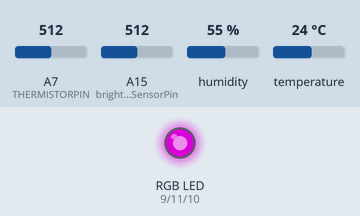
Simulated run of this sketch. Board: Arduino Mega 2560, built with avr-gcc and run on an emulated ATmega2560. Shown: an RGB LED mixed from three pins (HIGH = lit). Wiring (inferred from the names in the program): DHT11 sensor: data A14. Inputs (shaded band) come from the test bench; at power-on: A15 (brightnessSensorPin) = 512, A7 (THERMISTORPIN) = 512, humidity 55 %, temperature 24 °C. Dim RGB values are drawn brighter than linear; what the sketch prints to the serial monitor is not drawn.

Above: at 1.2 s.
1.3 s: A15 (brightnessSensorPin) set to 716
At 2.2 s:
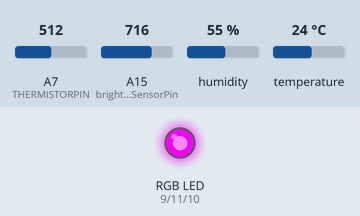
2.8 s: A15 (brightnessSensorPin) set to 306
At 3.4 s:
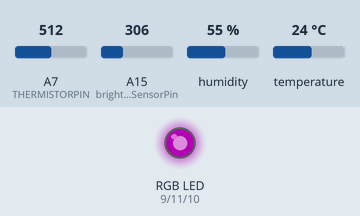
4.3 s: A15 (brightnessSensorPin) set to 40
At 5.7 s:
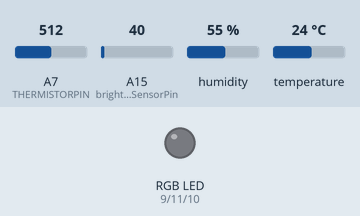
Timing chart, 0 to 7.3 s (numbered marks = the images above; inputs shaded):
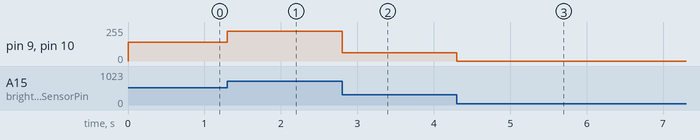

The sketch:

brightness-and-temperature-monitor.ino
```cpp
#include <LiquidCrystal.h>
#include <SimpleDHT.h>
SimpleDHT11 dht11;

// Some defaults for the Thermistor -> Temperature conversion
#define THERMISTORPIN A7 // The pin the thermistor is on
#define THERMISTORNOMINAL 8666 // resistance at 25 degrees C
#define TEMPERATURENOMINAL 25 // temp. for nominal resistance (almost always 25 C)
#define NUMSAMPLES 5 // how many samples to take and average, more takes longer but is more 'smooth'
#define BCOEFFICIENT 3950 // The beta coefficient of the thermistor (usually 3000-4000)
#define SERIESRESISTOR 10000  // the value of the 'other' resistor
uint16_t samples[NUMSAMPLES];
float R1 = 10000;
float logR2, R2, T;
float c1 = 1.009249522e-03, c2 = 2.378405444e-04, c3 = 2.019202697e-07;


// Set up pin inputs
int redpin = 9;
int bluepin = 10;
int greenpin = 11;
int temperaturePin = A13;
int humidityPin = A14;
int brightnessSensorPin = A15;

// Inital values
int brightnessSensorValue = 0;
int brightness = 0;
int lastBrightness = 0;
int normalBrightness = 0;
int ledChoice = 0;
int lastChoice = 0;
int temperatureValue = 0;

// Timers for the loops
unsigned long minuteCheckStartTime = 0;
unsigned long minuteLoopTime = 60000;
unsigned long minuteLoopStartTime = millis();

void setup() {
  analogReference(DEFAULT);
  Serial.begin(9600);
  Serial.println("starting");
  analogWrite(bluepin, 255);
  analogWrite(greenpin, 255);
  analogWrite(redpin, 255);
}

int currentHumidity() {
  // Get Humidity from the dht11 component
  // It returns temp and humidity, but temperature isn't very accurate
  // so we dont use it
  byte temperature = 0;
  byte humidity = 0;
  byte data[40] = {0};
  dht11.read(humidityPin, &temperature, &humidity, data);
  return (int)humidity;
}

float currentTemperature() {
  // Grabs a couple samples from the thermistor and averages them
  // Outputs the temperature in fahrenheit
  // https://en.wikipedia.org/wiki/Steinhart%E2%80%93Hart_equation
  float average;
  int i;
  // take N samples in a row, with a slight delay
  for (i=0; i< NUMSAMPLES; i++) {
   samples[i] = analogRead(THERMISTORPIN);
   delay(10);
  }

  // average all the samples out
  average = 0;
  for (i=0; i< NUMSAMPLES; i++) {
     average += samples[i];
  }
  average /= NUMSAMPLES;
  // convert the value to resistance
  average = 1023 / average - 1;
  average = SERIESRESISTOR / average;
  float steinhart;
  steinhart = average / THERMISTORNOMINAL;     // (R/Ro)
  steinhart = log(steinhart);                  // ln(R/Ro)
  steinhart /= BCOEFFICIENT;                   // 1/B * ln(R/Ro)
  steinhart += 1.0 / (TEMPERATURENOMINAL + 273.15); // + (1/To)
  steinhart = 1.0 / steinhart;                 // Invert
  steinhart -= 273.15;                         // convert to C
  return (steinhart  * 1.8 + 32);
}

void lightVisualization(){
  // When photoresistor reads brightness, pick a random 2 colors  and output them
  // on the RGB LED. Alternates colors when the light goes low
  lastBrightness = brightness;
  //Get Brightness from photoresistor
  brightnessSensorValue = analogRead(brightnessSensorPin);
  brightness =  constrain(map(brightnessSensorValue, 150, 800, 0, 255),0, 255);
  int ledChoices[] = {redpin,bluepin,greenpin};
  int nextChoice = 0;
  if(brightness < 50 and brightness > lastBrightness){

    if(ledChoice==2){
      ledChoice = 0;
    } else {
      ledChoice++;
    }
  }
   if (ledChoice==2){
      nextChoice = 0;
    } else {
      nextChoice = ledChoice + 1;
    }
    if (ledChoice==0){
      lastChoice = 2;
    } else {
      lastChoice = ledChoice - 1;
    }

  analogWrite(ledChoices[lastChoice],  0);
  analogWrite(ledChoices[ledChoice],  brightness);
  analogWrite(ledChoices[nextChoice], brightness);
}

void loop() {
  float temperature;
  int humidity;

  // Every minute, do this loop
  unsigned long minuteLoopTime = millis() - minuteLoopStartTime;
  if (minuteLoopTime > minuteLoopStartTime)
  {
    temperature = currentTemperature();
    humidity = currentHumidity();

    // Reset the timer
    minuteLoopStartTime = millis();
  }
  lightVisualization();
}
```

SimpleDHT.h
```cpp
// (licence header left out)
#ifndef __SIMPLE_DHT_H
#define __SIMPLE_DHT_H

#include <Arduino.h>

/*
    Simple DHT11

    Simple, Stable and Fast DHT11 library.

    The circuit:
    * VCC: 5V or 3V
    * GND: GND
    * DATA: Digital ping, for example, 2.

    23 Jan 2016 By winlin <winlin@vip.126.com>

    https://github.com/winlinvip/SimpleDHT#usage

*/
class SimpleDHT11 {
public:
    // to read from dht11.
    // @param pin the DHT11 pin.
    // @param ptemperature output, NULL to igore.
    // @param phumidity output, NULL to ignore.
    // @param pdata output 40bits sample, NULL to ignore.
    // @remark the min delay for this method is 1s.
    int read(int pin, byte* ptemperature, byte* phumidity, byte pdata[40]);
private:
    // confirm the OUTPUT is level in us,
    // for example, when DHT11 start sample, it will
    //    1. PULL LOW 80us, call confirm(pin, 80, LOW)
    //    2. PULL HIGH 80us, call confirm(pin, 80, HIGH)
    // @return 0 success; oterwise, error.
    // @remark should never used to read bits,
    //    for function call use more time, maybe never got bit0.
    // @remark please use simple_dht11_read().
    int confirm(int pin, int us, byte level);
    // @data the bits of a byte.
    // @remark please use simple_dht11_read().
    byte bits2byte(byte data[8]);
    // read temperature and humidity from dht11.
    // @param pin the pin for DHT11, for example, 2.
    // @param data a byte[40] to read bits to 5bytes.
    // @return 0 success; otherwise, error.
    // @remark please use simple_dht11_read().
    int sample(int pin, byte data[40]);
    // parse the 40bits data to temperature and humidity.
    // @remark please use simple_dht11_read().
    int parse(byte data[40], byte* ptemperature, byte* phumidity);
};

#endif
```

Measured:
- after the input at 1.3 s, pin 9 (redpin), pin 10 (bluepin): 142/255 → 222/255 at once
- after the input at 2.8 s, pin 9 (redpin), pin 10 (bluepin): 222/255 → 61/255 at once
- after the input at 4.3 s, pin 9 (redpin), pin 10 (bluepin): 61/255 → 0/255 at once
